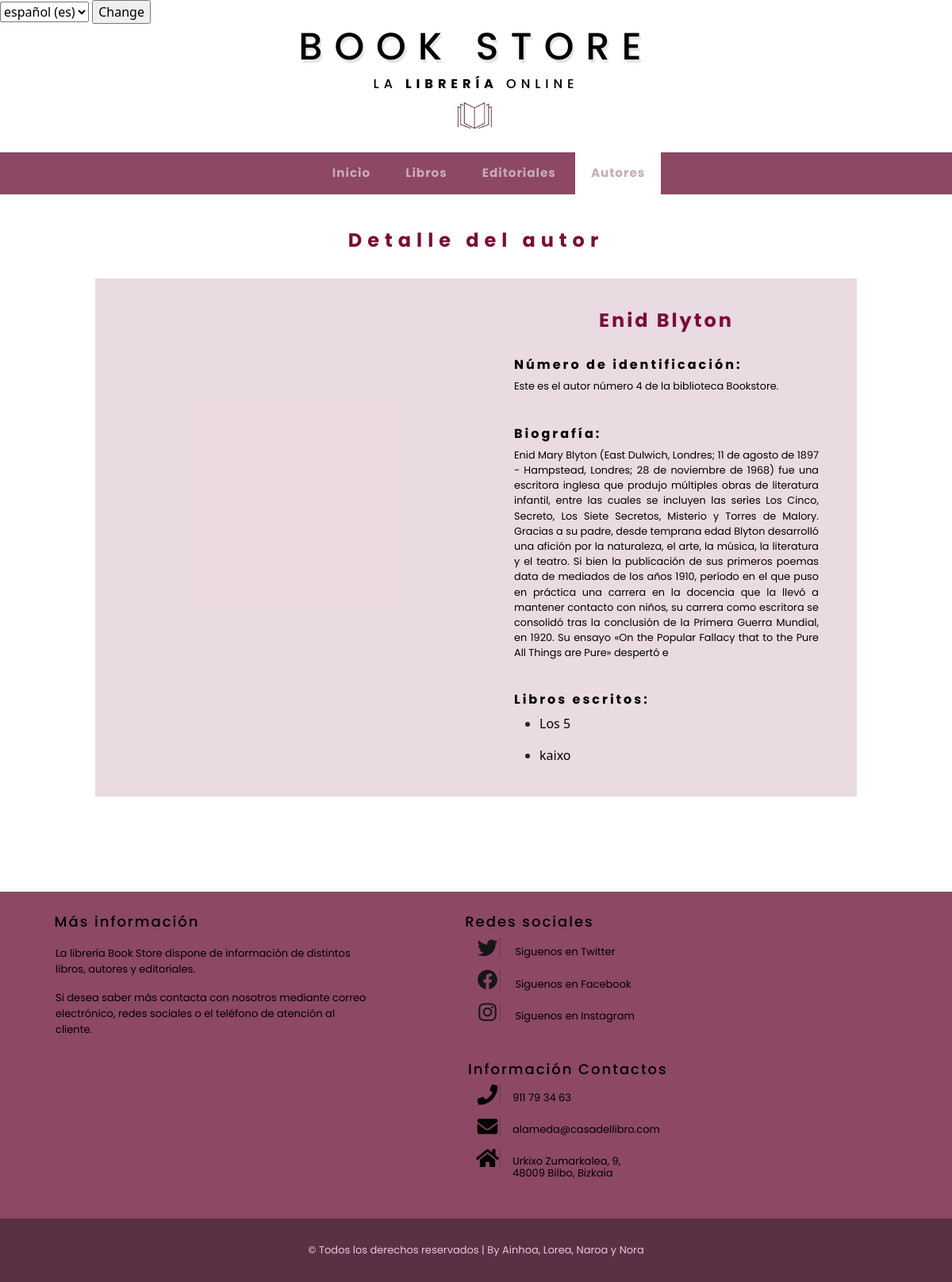
The app's page /appBookStore/autor/4/libros/, older data.
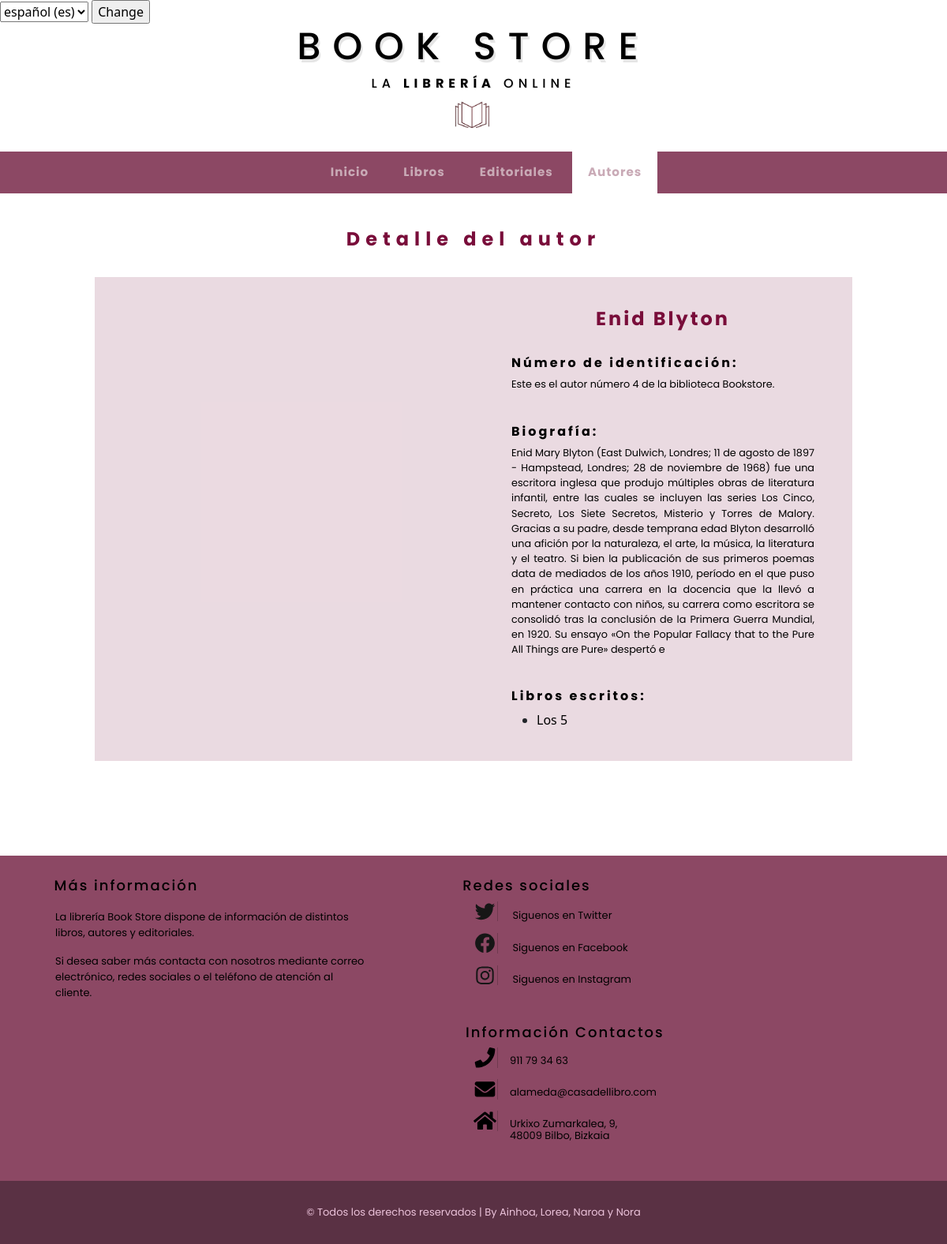
The same page, newer data.
### appBookStore/models.py (models this page shows, shortened)
class Libro(models.Model):
    nombre = models.CharField(max_length=50)
    autores = models.ManyToManyField(Autor)
    editorial = models.ForeignKey(Editorial, on_delete=models.CASCADE)
    genero = models.ForeignKey(Genero, on_delete=models.CASCADE)
    idioma = models.ForeignKey(Idioma, on_delete=models.CASCADE)
    paginas = models.IntegerField(default=0)
    sinopsis = models.CharField(max_length=800)
    fechaPubli = models.DateField()
    mediaValoracion = models.FloatField(default=0)
    numValoraciones = models.IntegerField(default=0)
    imagenLink = models.CharField(max_length=800)

### appBookStore/views.py (the view)
# urls.py: path('autor/<int:autor_id>/libros/', views.detallesAutores, name='detallesAutores'),
def detallesAutores(request, autor_id):
	autor = get_object_or_404(Autor, pk=autor_id)
	libros = autor.libro_set.all()
	context = {'autor' : autor, 'libros': libros}
	return render(request, 'detallesAutor.html', context)

### appBookStore/templates/detallesAutor.html (shortened to what this page needs)
{% extends "base.html" %}
{% load static %}
{% block titulo %} Detalle del autor {% endblock %}
{% block contenido %}
    <div class="ila">
        <div class="zuta">
            <div>
            </div>
        </div>
        <div class="zuta">
            <h3 class="tituloLibro">  {{ autor.nombre }}</h3>
            <br>
                {% if autor %}
                    <div>
                        <h4 class="infoTitulos"> Número de identificación:</h4>
                            <p class="texto">
                                Este es el autor número {{ autor.id }} de la biblioteca Bookstore.
                            </p>
                            <br>
                        <h4 class="infoTitulos"> Biografía:</h4>
                            <p class="texto">
                                {{ autor.biografia }}
                            </p>
                            <br>
                        <h4 class="infoTitulos"> Libros escritos:</h4>
                            <div class="texto">
                                {% if libros %}
                                {% for l in libros %}
                                <ul>
                                    <li>
                                        <a href= "{% url 'detallesLibro' l.id %}">{{ l.nombre }}</a>
                                    </li>
                                </ul>
                                {% endfor %}
                                {% else %}
                                    <p>El autor {{ autor.nombre }} no tiene libros</p>
                                {% endif %}
                              </div>
                            <br>
                    </div>
                    {% else %}
                        <p class="texto">No existe este autor.</p>
                    {% endif %}
        </div>
    </div>
{% endblock %}

Row changes from the older to the newer data that the page shows:
removed Libro: nombre "kaixo"
